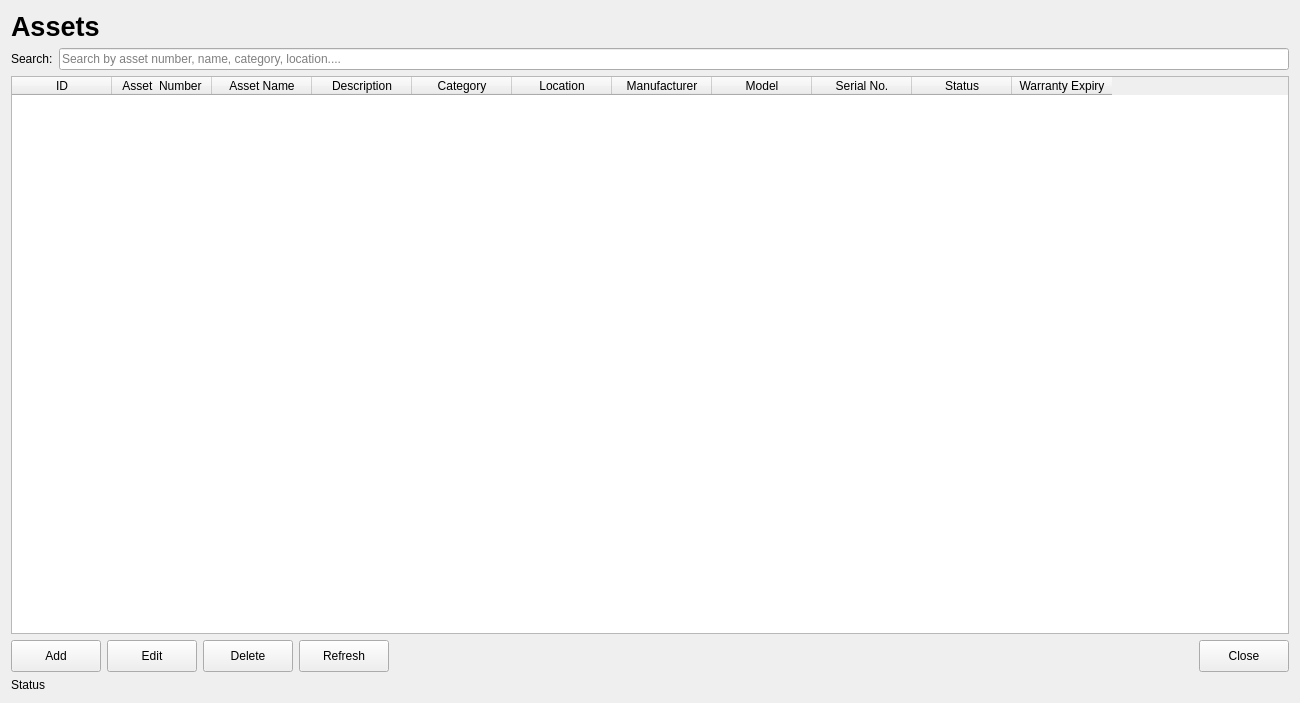
<?xml version="1.0" encoding="UTF-8"?>
<ui version="4.0">
 <class>AssetsWindow</class>
 <widget class="QWidget" name="AssetsWindow">
  <property name="geometry">
   <rect>
    <x>0</x>
    <y>0</y>
    <width>1300</width>
    <height>703</height>
   </rect>
  </property>
  <property name="windowTitle">
   <string>Assets Window</string>
  </property>
  <layout class="QVBoxLayout" name="verticalLayout_2">
   <item>
    <widget class="QLabel" name="lblTitle">
     <property name="font">
      <font>
       <pointsize>20</pointsize>
       <bold>true</bold>
      </font>
     </property>
     <property name="text">
      <string>Assets</string>
     </property>
    </widget>
   </item>
   <item>
    <layout class="QVBoxLayout" name="verticalLayout">
     <item>
      <layout class="QHBoxLayout" name="horizontalLayout">
       <item>
        <widget class="QLabel" name="lblSearch">
         <property name="text">
          <string>Search:</string>
         </property>
        </widget>
       </item>
       <item>
        <widget class="QLineEdit" name="txtSearch">
         <property name="placeholderText">
          <string>Search by asset number, name, category, location....</string>
         </property>
        </widget>
       </item>
      </layout>
     </item>
     <item>
      <widget class="QTableWidget" name="tblAssets">
       <property name="alternatingRowColors">
        <bool>true</bool>
       </property>
       <property name="sortingEnabled">
        <bool>true</bool>
       </property>
       <property name="columnCount">
        <number>11</number>
       </property>
       <column>
        <property name="text">
         <string>ID</string>
        </property>
       </column>
       <column>
        <property name="text">
         <string>Asset  Number</string>
        </property>
       </column>
       <column>
        <property name="text">
         <string>Asset Name</string>
        </property>
       </column>
       <column>
        <property name="text">
         <string>Description</string>
        </property>
       </column>
       <column>
        <property name="text">
         <string>Category</string>
        </property>
       </column>
       <column>
        <property name="text">
         <string>Location</string>
        </property>
       </column>
       <column>
        <property name="text">
         <string>Manufacturer</string>
        </property>
       </column>
       <column>
        <property name="text">
         <string>Model</string>
        </property>
       </column>
       <column>
        <property name="text">
         <string>Serial No.</string>
        </property>
       </column>
       <column>
        <property name="text">
         <string>Status</string>
        </property>
       </column>
       <column>
        <property name="text">
         <string>Warranty Expiry</string>
        </property>
       </column>
      </widget>
     </item>
     <item>
      <layout class="QHBoxLayout" name="horizontalLayout_2">
       <item>
        <widget class="QPushButton" name="btnAdd">
         <property name="minimumSize">
          <size>
           <width>90</width>
           <height>32</height>
          </size>
         </property>
         <property name="font">
          <font>
           <family>Segoe UI</family>
          </font>
         </property>
         <property name="styleSheet">
          <string notr="true"/>
         </property>
         <property name="text">
          <string>Add</string>
         </property>
         <property name="checkable">
          <bool>true</bool>
         </property>
        </widget>
       </item>
       <item>
        <widget class="QPushButton" name="btnEdit">
         <property name="minimumSize">
          <size>
           <width>90</width>
           <height>32</height>
          </size>
         </property>
         <property name="styleSheet">
          <string notr="true"/>
         </property>
         <property name="text">
          <string>Edit</string>
         </property>
         <property name="checkable">
          <bool>true</bool>
         </property>
        </widget>
       </item>
       <item>
        <widget class="QPushButton" name="btnDelete">
         <property name="minimumSize">
          <size>
           <width>90</width>
           <height>32</height>
          </size>
         </property>
         <property name="styleSheet">
          <string notr="true"/>
         </property>
         <property name="text">
          <string>Delete</string>
         </property>
         <property name="checkable">
          <bool>true</bool>
         </property>
        </widget>
       </item>
       <item>
        <widget class="QPushButton" name="btnRefresh">
         <property name="minimumSize">
          <size>
           <width>90</width>
           <height>32</height>
          </size>
         </property>
         <property name="styleSheet">
          <string notr="true"/>
         </property>
         <property name="text">
          <string>Refresh</string>
         </property>
         <property name="checkable">
          <bool>true</bool>
         </property>
        </widget>
       </item>
       <item>
        <spacer name="horizontalSpacer">
         <property name="orientation">
          <enum>Qt::Orientation::Horizontal</enum>
         </property>
         <property name="sizeHint" stdset="0">
          <size>
           <width>40</width>
           <height>20</height>
          </size>
         </property>
        </spacer>
       </item>
       <item>
        <widget class="QPushButton" name="btnClose">
         <property name="minimumSize">
          <size>
           <width>90</width>
           <height>32</height>
          </size>
         </property>
         <property name="styleSheet">
          <string notr="true"/>
         </property>
         <property name="text">
          <string>Close</string>
         </property>
         <property name="checkable">
          <bool>true</bool>
         </property>
        </widget>
       </item>
      </layout>
     </item>
    </layout>
   </item>
   <item>
    <widget class="QLabel" name="lblStatus">
     <property name="text">
      <string>Status</string>
     </property>
    </widget>
   </item>
  </layout>
 </widget>
 <resources/>
 <connections/>
</ui>
